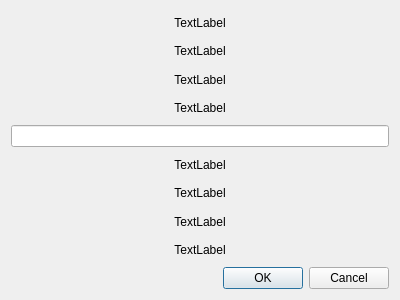
<?xml version="1.0" encoding="UTF-8"?>
<ui version="4.0">
 <class>DialogNewSeriesOrig</class>
 <widget class="QDialog" name="DialogNewSeriesOrig">
  <property name="geometry">
   <rect>
    <x>0</x>
    <y>0</y>
    <width>400</width>
    <height>300</height>
   </rect>
  </property>
  <property name="windowTitle">
   <string>Dialog</string>
  </property>
  <layout class="QGridLayout" name="gridLayout">
   <item row="9" column="0">
    <widget class="QDialogButtonBox" name="buttonBox">
     <property name="orientation">
      <enum>Qt::Horizontal</enum>
     </property>
     <property name="standardButtons">
      <set>QDialogButtonBox::Cancel|QDialogButtonBox::Ok</set>
     </property>
    </widget>
   </item>
   <item row="2" column="0">
    <widget class="QLabel" name="m2">
     <property name="text">
      <string>TextLabel</string>
     </property>
     <property name="alignment">
      <set>Qt::AlignCenter</set>
     </property>
    </widget>
   </item>
   <item row="3" column="0">
    <widget class="QLabel" name="m1">
     <property name="text">
      <string>TextLabel</string>
     </property>
     <property name="alignment">
      <set>Qt::AlignCenter</set>
     </property>
    </widget>
   </item>
   <item row="4" column="0">
    <widget class="QLineEdit" name="lineEdit"/>
   </item>
   <item row="5" column="0">
    <widget class="QLabel" name="p1">
     <property name="text">
      <string>TextLabel</string>
     </property>
     <property name="alignment">
      <set>Qt::AlignCenter</set>
     </property>
    </widget>
   </item>
   <item row="6" column="0">
    <widget class="QLabel" name="p2">
     <property name="text">
      <string>TextLabel</string>
     </property>
     <property name="alignment">
      <set>Qt::AlignCenter</set>
     </property>
    </widget>
   </item>
   <item row="1" column="0">
    <widget class="QLabel" name="m3">
     <property name="text">
      <string>TextLabel</string>
     </property>
     <property name="alignment">
      <set>Qt::AlignCenter</set>
     </property>
    </widget>
   </item>
   <item row="7" column="0">
    <widget class="QLabel" name="p3">
     <property name="text">
      <string>TextLabel</string>
     </property>
     <property name="alignment">
      <set>Qt::AlignCenter</set>
     </property>
    </widget>
   </item>
   <item row="0" column="0">
    <widget class="QLabel" name="m4">
     <property name="text">
      <string>TextLabel</string>
     </property>
     <property name="alignment">
      <set>Qt::AlignCenter</set>
     </property>
    </widget>
   </item>
   <item row="8" column="0">
    <widget class="QLabel" name="p4">
     <property name="text">
      <string>TextLabel</string>
     </property>
     <property name="alignment">
      <set>Qt::AlignCenter</set>
     </property>
    </widget>
   </item>
  </layout>
 </widget>
 <resources/>
 <connections>
  <connection>
   <sender>buttonBox</sender>
   <signal>accepted()</signal>
   <receiver>DialogNewSeriesOrig</receiver>
   <slot>accept()</slot>
   <hints>
    <hint type="sourcelabel">
     <x>248</x>
     <y>254</y>
    </hint>
    <hint type="destinationlabel">
     <x>157</x>
     <y>274</y>
    </hint>
   </hints>
  </connection>
  <connection>
   <sender>buttonBox</sender>
   <signal>rejected()</signal>
   <receiver>DialogNewSeriesOrig</receiver>
   <slot>reject()</slot>
   <hints>
    <hint type="sourcelabel">
     <x>316</x>
     <y>260</y>
    </hint>
    <hint type="destinationlabel">
     <x>286</x>
     <y>274</y>
    </hint>
   </hints>
  </connection>
 </connections>
</ui>
